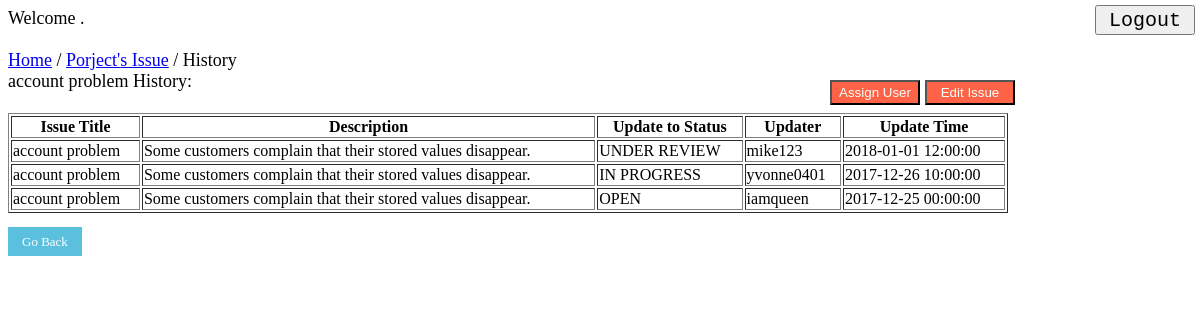
Screenshot of /history.php?iid=1 with the database file from the repository.
### tables this page shows
CREATE TABLE issue (
  iid int NOT NULL AUTO_INCREMENT,
  pid int NOT NULL,
  reporter int NOT NULL,
  reportTime datetime NOT NULL,
  title varchar(1000) DEFAULT NULL,
  idescription text DEFAULT NULL,
  currentStatus int NOT NULL,
  PRIMARY KEY (iid),
  KEY pid (pid),
  KEY reporter (reporter),
  KEY currentStatus (currentStatus),
  CONSTRAINT issue_ibfk_1 FOREIGN KEY (pid) REFERENCES project (pid) ON DELETE CASCADE ON UPDATE CASCADE,  
  CONSTRAINT issue_ibfk_2 FOREIGN KEY (reporter) REFERENCES user (uid) ON DELETE CASCADE ON UPDATE CASCADE,
  CONSTRAINT issue_ibfk_3 FOREIGN KEY (currentStatus) REFERENCES status (sid) ON DELETE CASCADE ON UPDATE CASCADE
);

CREATE TABLE history (
  iid int NOT NULL,
  htitle varchar(1000) DEFAULT NULL,
  hdescription text DEFAULT NULL,
  update_to_sid int NOT NULL, 
  uid int NOT NULL,
  updateTime datetime NOT NULL,
  PRIMARY KEY (iid, update_to_sid, uid, updateTime),
  KEY iid (iid),
  KEY update_to_sid (update_to_sid),
  KEY uid (uid),
  CONSTRAINT report_ibfk_1 FOREIGN KEY (iid) REFERENCES issue (iid) ON DELETE CASCADE ON UPDATE CASCADE,
  CONSTRAINT report_ibfk_2 FOREIGN KEY (update_to_sid) REFERENCES status (sid) ON DELETE CASCADE ON UPDATE CASCADE,
  CONSTRAINT report_ibfk_3 FOREIGN KEY (uid) REFERENCES user (uid) ON DELETE CASCADE ON UPDATE CASCADE
);

CREATE TABLE status (
  sid int NOT NULL AUTO_INCREMENT,
  sname varchar(1000) DEFAULT NULL,
  PRIMARY KEY (sid)
);

CREATE TABLE user (
  uid int NOT NULL AUTO_INCREMENT,
  email varchar(40) NOT NULL,
  username varchar(40) NOT NULL,
  password varchar(40) NOT NULL,
  PRIMARY KEY (uid)
);

### history.php (the view, shortened to what this page needs)
<?php
    include("include.php");
    function showHistory($pid, $iid){
        global $mysqli;
        echo "<font size=4>";
        echo '<table width="1000" border="1">';
        echo '<tr><th>Issue Title</th><th>Description</th><th>Update to Status</th><th>Updater</th><th>Update Time</th></tr>';
        $result = $mysqli->query("select iid, htitle, hdescription, sname, username, updateTime from history h, status s, user u where h.iid = '$iid' and h.update_to_sid = s.sid and h.uid = u.uid order by updateTime desc");
        if($result){
            while ($row = $result->fetch_row()){
                if($row[0] != ""){
                    echo '<tr>';
                    echo '<td>'.$row[1].'</td>';
                    echo '<td>'.$row[2].'</td>';
                    echo '<td>'.$row[3].'</td>';
                    echo '<td>'.$row[4].'</td>';
                    echo '<td>'.$row[5].'</td>';
                }
            }
        }
        echo "</table>";
        echo '<br><a href=issue.php?pid='.$pid.' id="btn_goback">Go Back</a>';
        echo "</font>";
    }
    if(isset($_GET['iid'])) {
        echo '<input type="button" value="Logout" onclick="location.href=\'logout.php\'" style="position:absolute;right:5px;top:5px;width:100px;height:30px;font-size:20px;font-family:monospace;">';
        echo '<form method="POST">';
        echo '<input type="submit" value="Assign User" name="assuser" style="position:absolute;left:830px;top:80px;width:90px;height:25px;background-color:#FF6347;color:#F5FFFA;">';
        echo '<input type="submit" value="Edit Issue" name="editiss" style="position:absolute;left:925px;top:80px;width:90px;height:25px;background-color:#FF6347;color:#F5FFFA;">';
        echo '</form>';
        $iid = htmlspecialchars($_GET['iid'], ENT_QUOTES);
        $uid = htmlspecialchars($_SESSION["uid"], ENT_QUOTES);
        $username = htmlspecialchars($_SESSION["username"], ENT_QUOTES);
        echo "<font size=4>";
        echo "Welcome $username. <br><br>";
        echo '<a href="index.php">Home</a> / ';
        echo "</font>";
        if($result = $mysqli->query("select pid, title from issue where iid = '$iid' ")){
            $row = $result->fetch_assoc();
            $pid = $row['pid'];
            $title = $row['title'];
            echo "<font size=4>";
            echo '<a href=issue.php?pid='.$pid.'>Porject\'s Issue</a> / History <br>';
            echo $title.' History: <br><br>';
            echo "</font>";
            $lead_result = $mysqli->query("select adminid from lead where adminid = '$uid' and pid = '$pid' ");
            if(isset($_POST["assuser"])) {
                if($lead_result->num_rows != 0){
                    assignUser($pid, $iid);
                }
                else{
                    echo '<script language="javascript">';
                    echo 'alert("You are not authorized to assign any user on this project.")';
                    echo '</script>';
                    showHistory($pid, $iid);
                }
            }
            else{
                showHistory($pid, $iid);
            }
        }
    }
?>
<!DOCTYPE html>
<html>
<head>
</head>
</html>

### history.php (style rules this page uses)
#btn_goback { color: #fff; background-color: #5bc0de; border-color: #5bc0de; padding: 7px 14px; text-decoration:none; width: 100px; height: 30px; font-size: small; }

### rows the page displays
issue: title "account problem"
history: htitle "account problem", hdescription "Some customers complain that their stored values disappear.", update_to_sid.sname "UNDER REVIEW", uid.username "mike123", updateTime "2018-01-01 12:00:00"
history: htitle "account problem", hdescription "Some customers complain that their stored values disappear.", update_to_sid.sname "IN PROGRESS", uid.username "yvonne0401", updateTime "2017-12-26 10:00:00"
history: htitle "account problem", hdescription "Some customers complain that their stored values disappear.", update_to_sid.sname "OPEN", uid.username "iamqueen", updateTime "2017-12-25 00:00:00"
